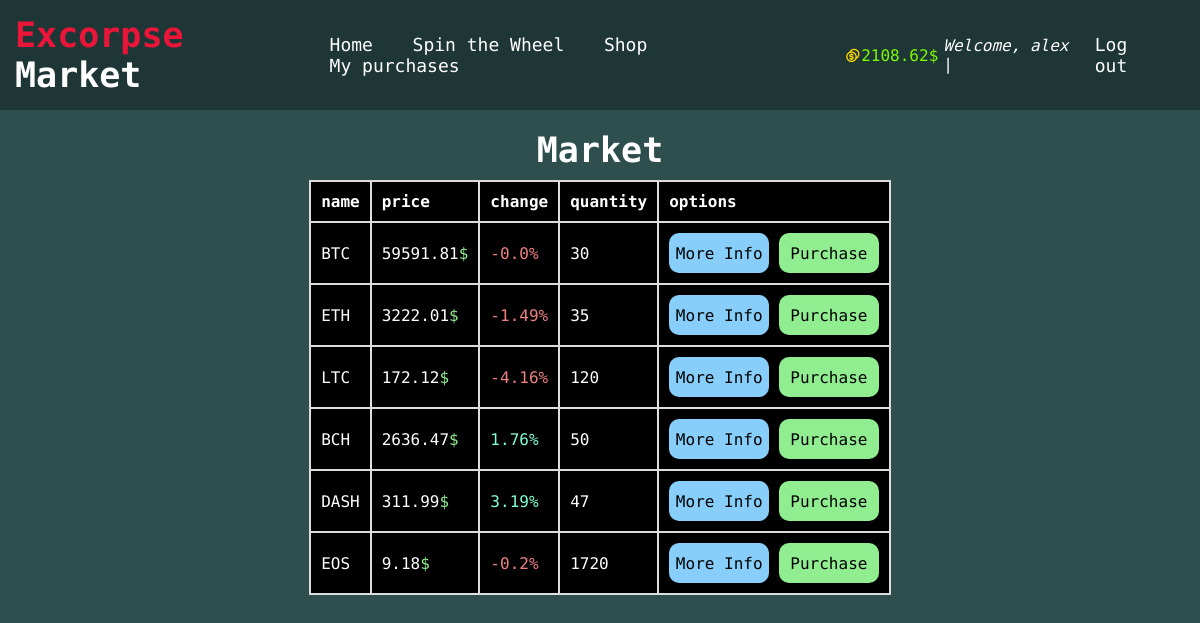
/shop (signed in), run on an earlier commit of the app's database.
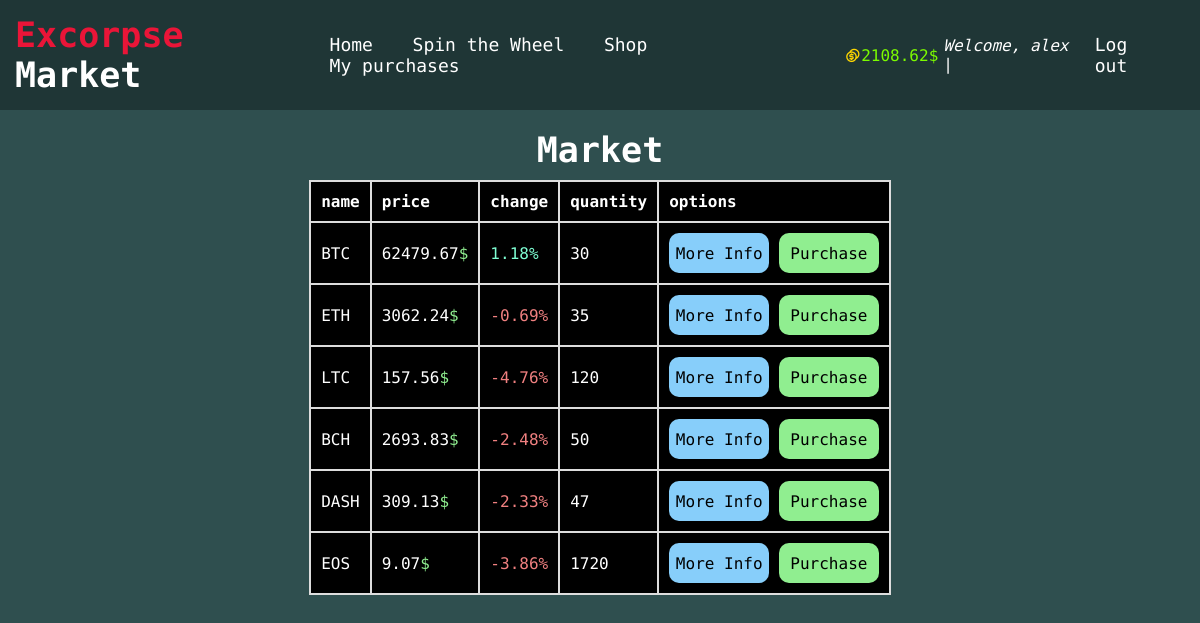
And on a later commit of the database.
### market/models.py (models this page shows, shortened)
class User(db.Model, UserMixin):
    id = db.Column(db.Integer(), primary_key=True)
    username = db.Column(db.String(30), nullable=False, unique=True)
    email = db.Column(db.String(50), nullable=False, unique=True)
    password_hashed = db.Column(db.String(60), nullable=False)
    budget = db.Column(db.Integer(), nullable=False, default=1000)
    last_spin = db.Column(db.DateTime, default=datetime.utcnow)

class Currency(db.Model):
    id = db.Column(db.Integer, primary_key=True)
    name = db.Column(db.String(50), nullable=False)
    price = db.Column(db.Float, nullable=False)
    increase = db.Column(db.String(20), nullable=False, default="0%")
    quantity = db.Column(db.Integer, nullable=False)

### market/routes.py (the view)
@app.route("/shop")
@login_required
def shop():
    purchase_form = PurchaseItemForm()
    currencies = Currency.query.all()
    return render_template("shop.html", currencies=currencies, purchase_form=purchase_form)

### market/models.py (called while the page is built)
@login_manager.user_loader
def load_user(user_id):
    return User.query.get(int(user_id))

### market/templates/shop.html (shortened to what this page needs)
{% extends 'index.html' %}
{% block body %}
<link rel="stylesheet" href="../static/shop.css">
<h1 class="market">Market</h1>
<div class="table-container">
  <table class="table-items">
    <thead>
        <tr>
          <th scope="col">name</th>
          <th scope="col">price</th>
          <th scope="col">change</th>
          <th scope="col">quantity</th>
          <th scope="col">options</th>
        </tr>
    </thead>
    <tbody>
      {% for currency in currencies %}
      <tr>
        <td>{{currency.name}}</td>
        <td>{{currency.price}}<span style="color: lightgreen;">$</span></td>
        {% if currency.increase.startswith('-') %}
          <td style="color: lightcoral;">{{currency.increase}}</td>
        {% else %}
          <td style="color: aquamarine;">{{currency.increase}}</td>
        {% endif %}
        <td>{{ currency.quantity }}</td>
        <td>
          <button type="button" class="btn-info" data-modal="{{currency.id}}">More Info</button>
          <button type="button" class="btn-purchase" data-modal="{{currency.id}}" data-target="#Modal-PurchaseConfirm-{{currency.id}}">Purchase</button>
        </td>
      </tr>
      {% endfor %}
    </tbody>
  </table>
</div>
{% endblock body %}

### market/templates/index.html (shortened to what this page needs)
<!doctype html>
<html lang="en">
  <head>
    <link rel="stylesheet" href="../static/style.css">
    <link rel="stylesheet" href="https://cdn.jsdelivr.net/npm/remixicon@4.2.0/fonts/remixicon.css">
  </head>
  <body>
    <div class="container">
      <nav>
        <h2 class="logo"><span>Excorpse</span> Market</h2>
        <ul>
          <li><a href="{{ url_for('home') }}">Home</a></li>
          <li><a href="{{ url_for('spin') }}">Spin the Wheel</a></li>
          <li><a href="{{ url_for('shop') }}">Shop</a></li>
          <li><a href="{{ url_for('my_purchases') }}">My purchases</a></li>
        </ul>
        {% if current_user.is_authenticated %}
          <div class="user-info">
            <i class="ri-coins-line" style="color: gold;" ></i>
            <p><span style="color: lawngreen; margin-right: 5px;" >{{ current_user.budget }}$</span></p>
            <p class="welcome-user"><span style="font-style: italic;">Welcome, {{ current_user.username }}</span> | </p>
            <a class="sign-up" style="margin-left: 8px;" href="{{ url_for('logout') }}">Log out</a>
          </div>
        {% else %}
          <div class="sign-buttons">
            <a class="sign-in" href="{{ url_for('login') }}">Login</a>
            <a class="sign-up" href="{{ url_for('register') }}">Register</a>
          </div>
        {% endif %}
      </nav>
      {% block body %}
      {% endblock body %}
    </div>
  </body>
</html>

### market/static/style.css (style rules this page uses)
* { margin: 0; padding: 0; box-sizing: border-box; font-family: "Roboto Mono", monospace; text-decoration: none; }
.container { height: 100vh; width: 100%; background-color: darkslategray; }
nav { display: flex; align-items: center; justify-content: space-between; padding: 15px; background-color: rgb(31, 54, 54); }
.logo { color: white; font-size: 35px; }
.logo span { color: #ea1538; }
nav ul li { display: inline-block; font-size: 18px; }
nav ul li a { color: white; padding-right: 30px; transition: 0.4s ease; }
.sign-in, .sign-up { color: white; font-size: 18px; padding-right: 15px; transition: 0.4s ease; }
.user-info { display: flex; align-items: center; justify-content: center; color: white; }

### market/static/shop.css (style rules this page uses)
h1 { display: flex; align-items: center; justify-content: center; font-size: 35px; color: white; margin-top: 20px; }
.table-container { display: flex; align-items: center; justify-content: center; margin: 10px 0; }
.table-items { background-color: black; border-collapse: collapse; }
.table-items th, .table-items td { border: 2px solid #ddd; padding: 10px; text-align: left; color: white; font-size: 16px; }
button { width: 100px; height: 40px; border: none; border-radius: 10px; font-size: 16px; box-shadow: 0 0 10px rgba(0, 0, 0, 0.1); cursor: pointer; transition: .3s ease; }
.btn-info { background-color: lightskyblue; }
.btn-purchase { background-color: lightgreen; }

What changed in the data, as far as the page shows it:
changed Currency "BTC": price "59591.81" → "62479.67"; increase "-0.0%" → "1.18%"
changed Currency "ETH": price "3222.01" → "3062.24"; increase "-1.49%" → "-0.69%"
changed Currency "LTC": price "172.12" → "157.56"; increase "-4.16%" → "-4.76%"
changed Currency "BCH": price "2636.47" → "2693.83"; increase "1.76%" → "-2.48%"
changed Currency "DASH": price "311.99" → "309.13"; increase "3.19%" → "-2.33%"
changed Currency "EOS": price "9.18" → "9.07"; increase "-0.2%" → "-3.86%"
